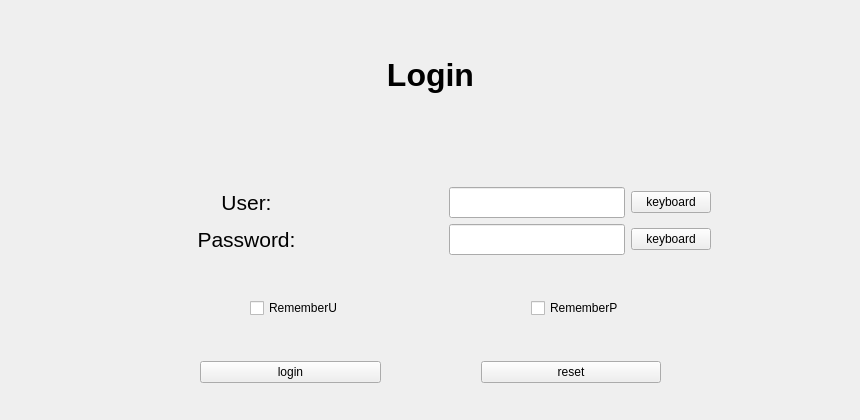
<?xml version="1.0" encoding="UTF-8"?>
<ui version="4.0">
 <class>Logwidget</class>
 <widget class="QWidget" name="Logwidget">
  <property name="enabled">
   <bool>true</bool>
  </property>
  <property name="geometry">
   <rect>
    <x>0</x>
    <y>0</y>
    <width>860</width>
    <height>420</height>
   </rect>
  </property>
  <property name="sizePolicy">
   <sizepolicy hsizetype="Preferred" vsizetype="Preferred">
    <horstretch>0</horstretch>
    <verstretch>0</verstretch>
   </sizepolicy>
  </property>
  <property name="minimumSize">
   <size>
    <width>860</width>
    <height>420</height>
   </size>
  </property>
  <property name="maximumSize">
   <size>
    <width>860</width>
    <height>420</height>
   </size>
  </property>
  <property name="windowTitle">
   <string>Form</string>
  </property>
  <widget class="QLabel" name="logonlabel">
   <property name="geometry">
    <rect>
     <x>0</x>
     <y>10</y>
     <width>861</width>
     <height>131</height>
    </rect>
   </property>
   <property name="sizePolicy">
    <sizepolicy hsizetype="Preferred" vsizetype="Preferred">
     <horstretch>0</horstretch>
     <verstretch>0</verstretch>
    </sizepolicy>
   </property>
   <property name="text">
    <string>&lt;html&gt;&lt;head/&gt;&lt;body&gt;&lt;p align=&quot;center&quot;&gt;&lt;span style=&quot; font-size:24pt; font-weight:600;&quot;&gt;Login&lt;/span&gt;&lt;/p&gt;&lt;/body&gt;&lt;/html&gt;</string>
   </property>
   <property name="scaledContents">
    <bool>false</bool>
   </property>
  </widget>
  <widget class="QWidget" name="layoutWidget">
   <property name="geometry">
    <rect>
     <x>50</x>
     <y>150</y>
     <width>761</width>
     <height>271</height>
    </rect>
   </property>
   <layout class="QVBoxLayout" name="verticalLayout" stretch="2,1,1">
    <item>
     <layout class="QGridLayout" name="gridLayout" columnstretch="1,0,0">
      <property name="rightMargin">
       <number>100</number>
      </property>
      <item row="0" column="1">
       <widget class="QLineEdit" name="namelineEdit">
        <property name="font">
         <font>
          <pointsize>14</pointsize>
         </font>
        </property>
       </widget>
      </item>
      <item row="1" column="1">
       <widget class="QLineEdit" name="passwordlineEdit">
        <property name="font">
         <font>
          <pointsize>14</pointsize>
         </font>
        </property>
       </widget>
      </item>
      <item row="0" column="0">
       <widget class="QLabel" name="namelabel">
        <property name="text">
         <string>&lt;html&gt;&lt;head/&gt;&lt;body&gt;&lt;p align=&quot;center&quot;&gt;&lt;span style=&quot; font-size:16pt;&quot;&gt;User:&lt;/span&gt;&lt;/p&gt;&lt;/body&gt;&lt;/html&gt;</string>
        </property>
       </widget>
      </item>
      <item row="1" column="0">
       <widget class="QLabel" name="passwordlabel">
        <property name="text">
         <string>&lt;html&gt;&lt;head/&gt;&lt;body&gt;&lt;p align=&quot;center&quot;&gt;&lt;span style=&quot; font-size:16pt;&quot;&gt;Password:&lt;/span&gt;&lt;/p&gt;&lt;/body&gt;&lt;/html&gt;</string>
        </property>
       </widget>
      </item>
      <item row="0" column="2">
       <widget class="QPushButton" name="namepushButton">
        <property name="text">
         <string>keyboard</string>
        </property>
       </widget>
      </item>
      <item row="1" column="2">
       <widget class="QPushButton" name="passwordpushButton">
        <property name="text">
         <string>keyboard</string>
        </property>
       </widget>
      </item>
     </layout>
    </item>
    <item>
     <layout class="QHBoxLayout" name="horizontalLayout">
      <property name="spacing">
       <number>100</number>
      </property>
      <property name="leftMargin">
       <number>200</number>
      </property>
      <property name="rightMargin">
       <number>100</number>
      </property>
      <item>
       <widget class="QCheckBox" name="namecheckBox">
        <property name="text">
         <string>RememberU</string>
        </property>
       </widget>
      </item>
      <item>
       <widget class="QCheckBox" name="passwordcheckBox">
        <property name="text">
         <string>RememberP</string>
        </property>
       </widget>
      </item>
     </layout>
    </item>
    <item>
     <layout class="QHBoxLayout" name="horizontalLayout_2">
      <property name="spacing">
       <number>100</number>
      </property>
      <property name="leftMargin">
       <number>150</number>
      </property>
      <property name="topMargin">
       <number>0</number>
      </property>
      <property name="rightMargin">
       <number>150</number>
      </property>
      <item>
       <widget class="QPushButton" name="longonpushButton">
        <property name="text">
         <string>login</string>
        </property>
       </widget>
      </item>
      <item>
       <widget class="QPushButton" name="resetpushButton">
        <property name="text">
         <string>reset</string>
        </property>
       </widget>
      </item>
     </layout>
    </item>
   </layout>
  </widget>
 </widget>
 <resources/>
 <connections/>
</ui>
